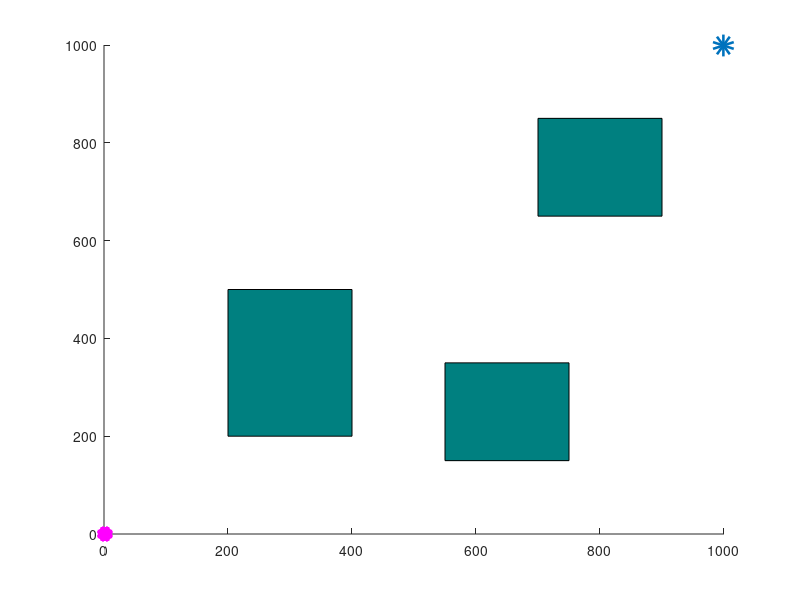

Source code (MATLAB): (Note: this script raises an error after producing the figure.)
clc;clear;close all;
% Experimental result parameters
% Ll = Path length; Tt = Time; Node = Number of nodes
% All_Iterations = Iterations
Ll = []; Tt = []; Node = []; Cut_L=[]; All_Iterations = []; 
for j=1:1:2      % Number of runs
% Setting parameters
p=0.3;                   % Target bias probability
start_pose =[0,0];       % Starting point
global goal_pose;
goal_pose = [999,999];   % Target point
global step;
step = 20;               
r = 2*step;              
bias = step/4;           % Allowable error
numNodes = 5000;         
counter = 0;
global x_max;global y_max;
x_max = 1000;
y_max = 1000;

% Obstacle
global obstacle1;global obstacle2;global obstacle3;
obstacle1 = [550,150,200,200];     
obstacle2 = [700,650,200,200];
obstacle3 = [200,200,200,300];
or = 10;                                 % Obstacle influence range
obstacle11 = [obstacle1(1)-or,obstacle1(2)-or,obstacle1(3)+2*or,obstacle1(4)+2*or];
obstacle22 = [obstacle2(1)-or,obstacle2(2)-or,obstacle2(3)+2*or,obstacle2(4)+2*or];
obstacle33 = [obstacle3(1)-or,obstacle3(2)-or,obstacle3(3)+2*or,obstacle3(4)+2*or];
global path_V;
path_V= ([start_pose,-1]);       
path_E = [];                     % Branches of a random tree
path=[];                         % Final path

% Build map
figure(j)
axis([0 x_max 0 y_max])
rectangle('Position',obstacle1,'FaceColor',[0 .5 .5])
rectangle('Position',obstacle2,'FaceColor',[0 .5 .5])
rectangle('Position',obstacle3,'FaceColor',[0 .5 .5])
hold on
plot(start_pose,'m*','LineWidth',10);
hold on
plot(goal_pose(1),goal_pose(2),'o','LineWidth',10);
hold on

% Algorithm implementation
tic
rrts=rrt;
for i = 1:1:numNodes
    if rand(1)<=p            
        q_rand = goal_pose;
    else
        q_rand = [floor(rand(1)*x_max) floor(rand(1)*y_max)];
    end
    [nearest_point,I]=rrts.nearestpoint(q_rand);            % Find the nearest node of the first tree
    new_point = rrts.newpoint(nearest_point,q_rand);        % Find a new node
    if rrts.noCollision(new_point, nearest_point, obstacle11)&&rrts.noCollision(new_point, nearest_point, obstacle22)&&rrts.noCollision(new_point, nearest_point, obstacle33)
         length = 0;                                        % The path length from the current path point to the initial point
         path_tem= [nearest_point,I]; 
          while(path_tem(1,3)>0)   
                length = length+ norm(path_tem(1,1:2)-path_V(path_tem(1,3),1:2));       % Calculate the distance from the initial node to the current node
                path_tem=path_V(path_tem(1,3),1:3);
            end
            length = length + norm(new_point-nearest_point);        % Add the distance of the new node to the nearest node
            min = length;            
            for j = 1: size(path_V,1)                               % Node judgment
                length2=0;
                if rrts.angel_dist(path_V(j,1:2),new_point)<=r      
                    path_tem = path_V(j,1:3);                       % Temporary current node
                    while(path_tem(1,3)>0)   
                        length2 = length2+ norm(path_tem(1,1:2)-path_V(path_tem(1,3),1:2));     % Calculate the distance from the initial node to the current node
                        path_tem=path_V(path_tem(1,3),1:3);  
                    end
                    length2 = length2 + norm(new_point-path_V(j,1:2));        % The distance between the new node and the nearest node
                    if length2<min
                        min = length2;    
                        nearest_point=path_V(j,1:2);
                        I=j;
                    end
                end
               
            end          
         line([nearest_point(1),new_point(1)],[nearest_point(2),new_point(2)],'color','b','LineWidth', 2);   % Draw the expansion process
         counter=counter+1;M(counter)=getframe;
         path_V = [path_V;[new_point,I]];     % Add new nodes to the random tree
    end
    % Determine whether to reach the target point
    if (norm((new_point-goal_pose),2)<=bias)
        break;
    end      
end
Iterations = i;
t=toc;              % Calculate the time consumed by a search algorithm

pose1 = path_V(size(path_V,1),1:3);
while (pose1(1,3) > 0)
    path=[pose1(1,1:2);path];
    pose1 = path_V(pose1(1,3),1:3);   
end
path = [path_V(1,1:2);path];    % Join the initial point
% Draw the final path
plot(path(:,1)',path(:,2)','color','r','LineWidth',1.5);

% Calculate the original path length
L=0;
for i=1:(size(path,1)-1)
    L=L+norm(path(i,1:2)-path(i+1,1:2),2);
end
Ll = [Ll,L];                     
Tt = [Tt,t];                
Node = [Node,size(path,1)];  
All_Iterations = [All_Iterations,Iterations];    
end
disp('Average original path length');  mean(Ll)
disp('Average experiment time');  mean(Tt)
disp('Average number of experimental path nodes');  mean(Node)
disp('Average number of experiment iterations');  mean(All_Iterations)








